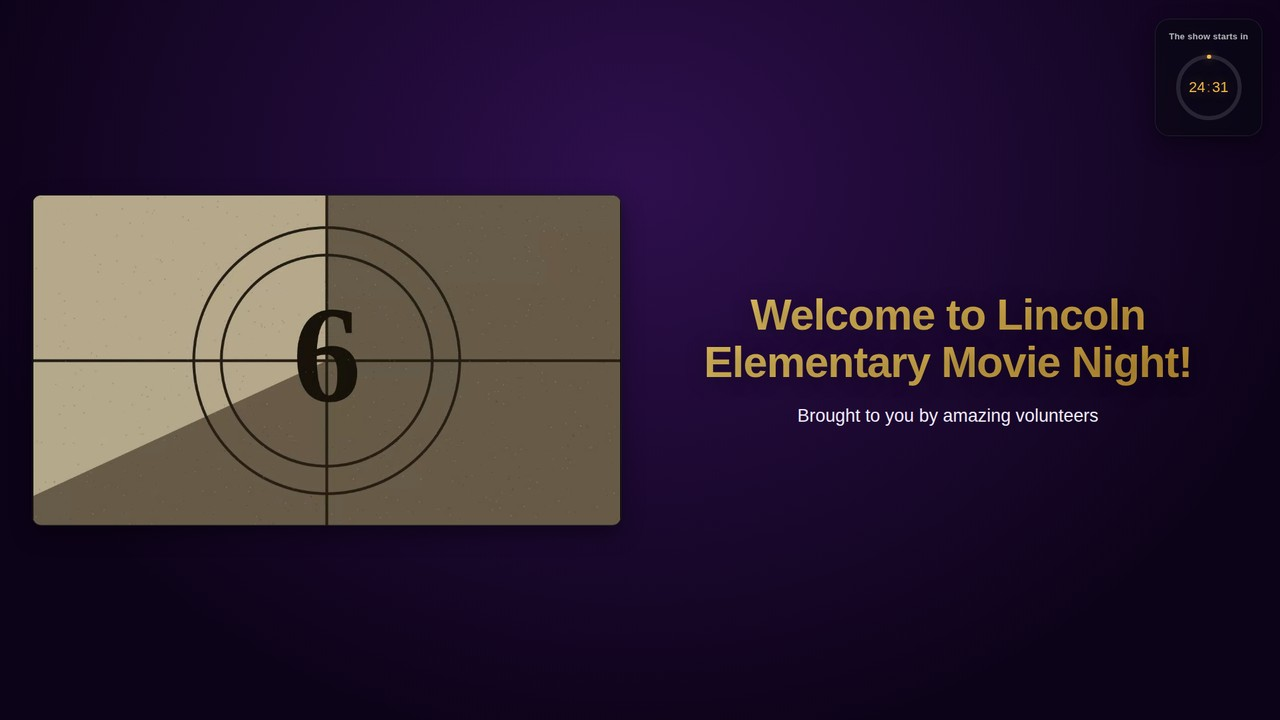
#> input picture docs/itch/screenshots/01-show-welcome-video.jpg, 1280 x 720 px, given in place of show-welcome-video.png, which was not available
$ python compose.py ../../docs/itch/screenshots/01-show-welcome-video.jpg ../../docs/itch/screenshots/02-show-trivia-question.jpg
#> lines starting #> are read from the running program, lines starting #| are printed output that depends on the picture; pictures that were not available may be replaced by others from this repository, and a replacement may not be noted
"""Builds the itch.io images in docs/itch/ from the raw shots capture.mjs saves.

    python3 tools/marketing/compose.py /tmp/mni-shots docs/itch

Needs Pillow and the DejaVu fonts (fonts-dejavu on Debian/Ubuntu).
"""
import os
import sys

from PIL import Image, ImageDraw, ImageFilter, ImageFont

S, O = sys.argv[1], sys.argv[2]
ROOT = os.path.join(os.path.dirname(os.path.abspath(__file__)), "..", "..")
FONTS = "/usr/share/fonts/truetype/dejavu"
BOLD = f"{FONTS}/DejaVuSans-Bold.ttf"
SERIF = f"{FONTS}/DejaVuSerif-Bold.ttf"
REG = f"{FONTS}/DejaVuSans.ttf"
GOLD = (255, 207, 107)
BG = (11, 9, 14)
for sub in ("features", "screenshots"):
    os.makedirs(f"{O}/{sub}", exist_ok=True)


def shot(name):
    return Image.open(f"{S}/{name}.png").convert("RGB")


def fit(im, w, h):
    """Scale to cover w x h, then center-crop."""
    r = max(w / im.width, h / im.height)
    im = im.resize((round(im.width * r), round(im.height * r)), Image.LANCZOS)
    x, y = (im.width - w) // 2, (im.height - h) // 2
    return im.crop((x, y, x + w, y + h))


def glow_text(img, xy, text, font, fill, glow, radius=10):
    layer = Image.new("RGBA", img.size, (0, 0, 0, 0))
    ImageDraw.Draw(layer).text(xy, text, font=font, fill=glow)
    layer = layer.filter(ImageFilter.GaussianBlur(radius))
    img.paste(layer, (0, 0), layer)
    ImageDraw.Draw(img).text(xy, text, font=font, fill=fill)


def phone_scene(w=1280, h=720):
    """The phone remote, on a dark stage, sized to sit above the headline band."""
    im = Image.new("RGB", (w, h), BG)
    glow = Image.new("RGB", (w, h), BG)  # soft red spotlight behind the phone
    ImageDraw.Draw(glow).ellipse([w // 2 - 420, 30, w // 2 + 420, 520], fill=(92, 24, 38))
    im.paste(glow.filter(ImageFilter.GaussianBlur(110)))
    phone = Image.open(f"{S}/remote-phone.png").convert("RGB")
    ph = 540
    phone = phone.resize((round(phone.width * ph / phone.height), ph), Image.LANCZOS)
    mask = Image.new("L", phone.size, 0)
    ImageDraw.Draw(mask).rounded_rectangle([0, 0, phone.width - 1, ph - 1], 34, fill=255)
    x, y = (w - phone.width) // 2, 24
    ImageDraw.Draw(im).rounded_rectangle([x - 10, y - 10, x + phone.width + 10, y + ph + 10], 42, fill=(24, 22, 28))
    im.paste(phone, (x, y), mask)
    return im


def feature(im, out, headline, tag, top=False):
    """A 1280x720 still with a headline band (at the top when the shot's own content sits at
    the bottom)."""
    im = fit(im, 1280, 720)
    im.save(f"{O}/screenshots/{out}", quality=90)
    d = ImageDraw.Draw(im, "RGBA")
    for y in range(0, 250):  # gradient band so the text reads on any slide
        a = int(235 * min(1, y / 140))
        d.line([(0, 249 - y if top else 470 + y), (1280, 249 - y if top else 470 + y)], fill=(6, 4, 8, a))
    y0 = 34 if top else 590
    glow_text(im, (60, y0), headline, ImageFont.truetype(BOLD, 52), (255, 255, 255), (0, 0, 0, 255), 6)
    ImageDraw.Draw(im, "RGBA").text((62, y0 + 70), tag, font=ImageFont.truetype(REG, 26), fill=GOLD + (255,))
    im.save(f"{O}/features/{out}", quality=90)


FEATURES = [
    ("show-welcome-video", "Your trailer and your slides, side by side", "Slide groups · Pop-up video"),
    ("show-trivia-question", "Trivia night before the movie", "Trivia rounds · Multiple choice"),
    ("show-trivia-answer", "…then the big reveal", "Answer slides with a fun fact"),
    ("show-hold", "“The movie will be starting shortly”", "Hold screen · Countdown to showtime"),
    ("show-intro", "Curtains up on your feature", "Feature Presentation intro"),
    ("phone", "Run the whole show from your phone", "Phone remote · Scan the QR code to connect"),
    ("wizard-themes", "A complete pre-show in about a minute", "New Show wizard · 6 theme nights"),
    ("show-concessions", "Price lists that look the part", "Concessions · List slides"),
    ("editor-slides", "Edit anything and see it live", "Slide editor · Live preview"),
    ("editor-trivia", "Write questions yourself, or with AI", "Trivia editor · Bring your own AI"),
    ("show-sponsors", "Thank sponsors and volunteers on the big screen", "PTA & school nights"),
]
for i, (name, head, tag) in enumerate(FEATURES, 1):
    im = phone_scene() if name == "phone" else shot(name)
#> in shot, returned value is the input picture: PIL image 1280x720 RGB; mean R, G, B 47, 31.2, 52.1
    feature(im, f"{i:02d}-{name}.jpg", head, tag, top=name == "show-hold")
#> in glow_text, `layer = Image.new("RGBA", img.size, (0, 0, 0, 0))`: layer: PIL image 1280x720 RGBA; every value is 0
#> in glow_text, `ImageDraw.Draw(layer).text(xy, text, font=font, fill=glow)`:
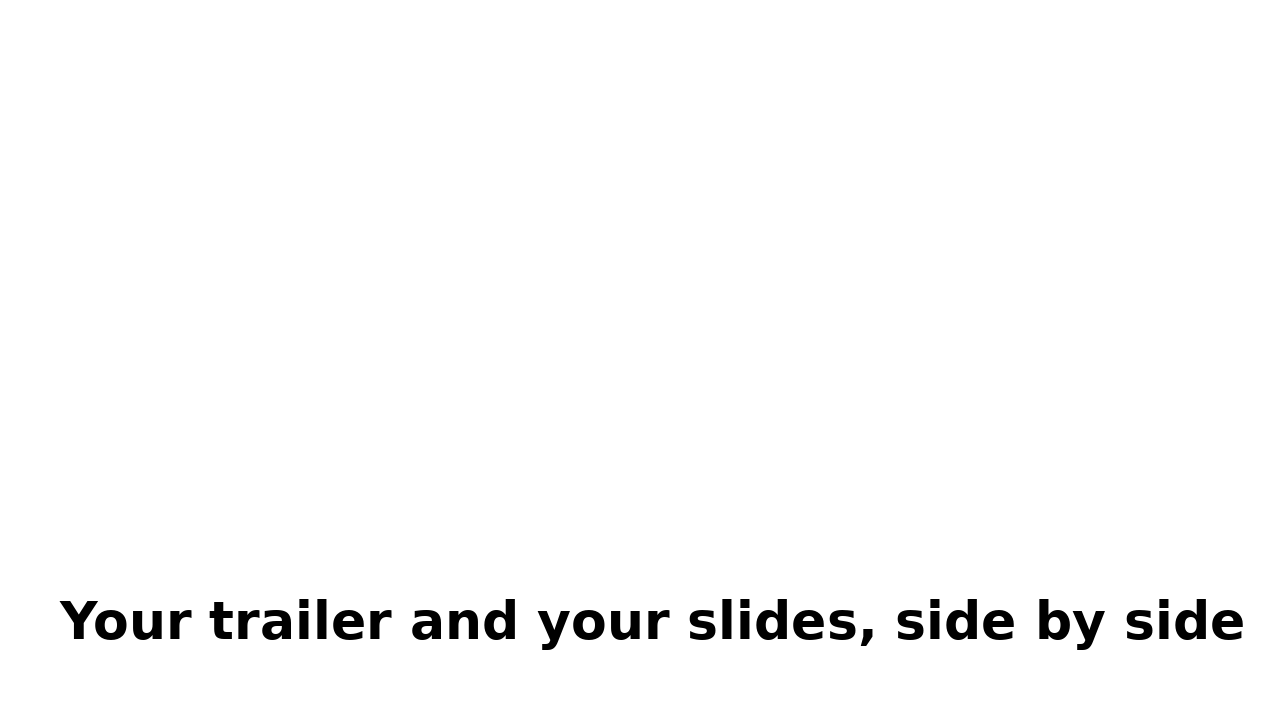
#> layer: PIL image 1280x720 RGBA; mean R, G, B, A 0, 0, 0, 5; transparent parts drawn white
#> in glow_text, `layer = layer.filter(ImageFilter.GaussianBlur(radius))`:
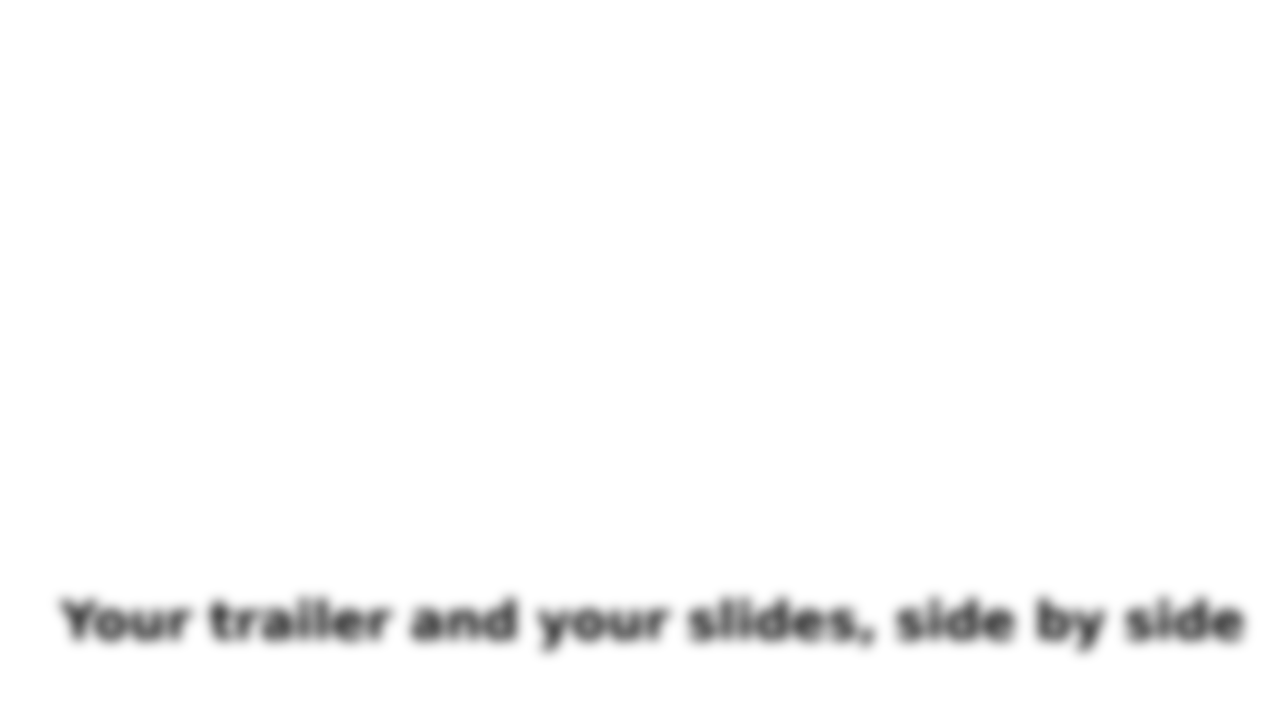
#> layer: PIL image 1280x720 RGBA; mean R, G, B, A 0, 0, 0, 5; transparent parts drawn white
#> in glow_text, `img.paste(layer, (0, 0), layer)`:
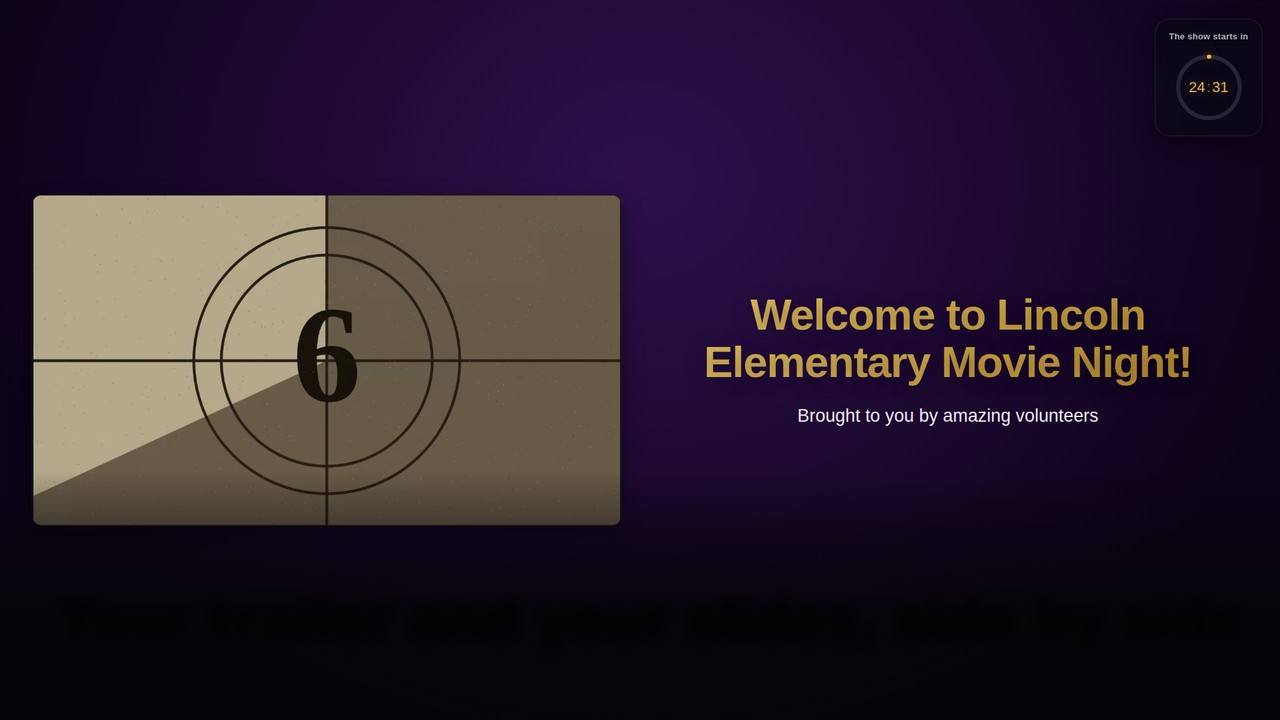
#> img: PIL image 1280x720 RGB; mean R, G, B 44, 30.6, 46.7
#> in glow_text, `ImageDraw.Draw(img).text(xy, text, font=font, fill=fill)`:
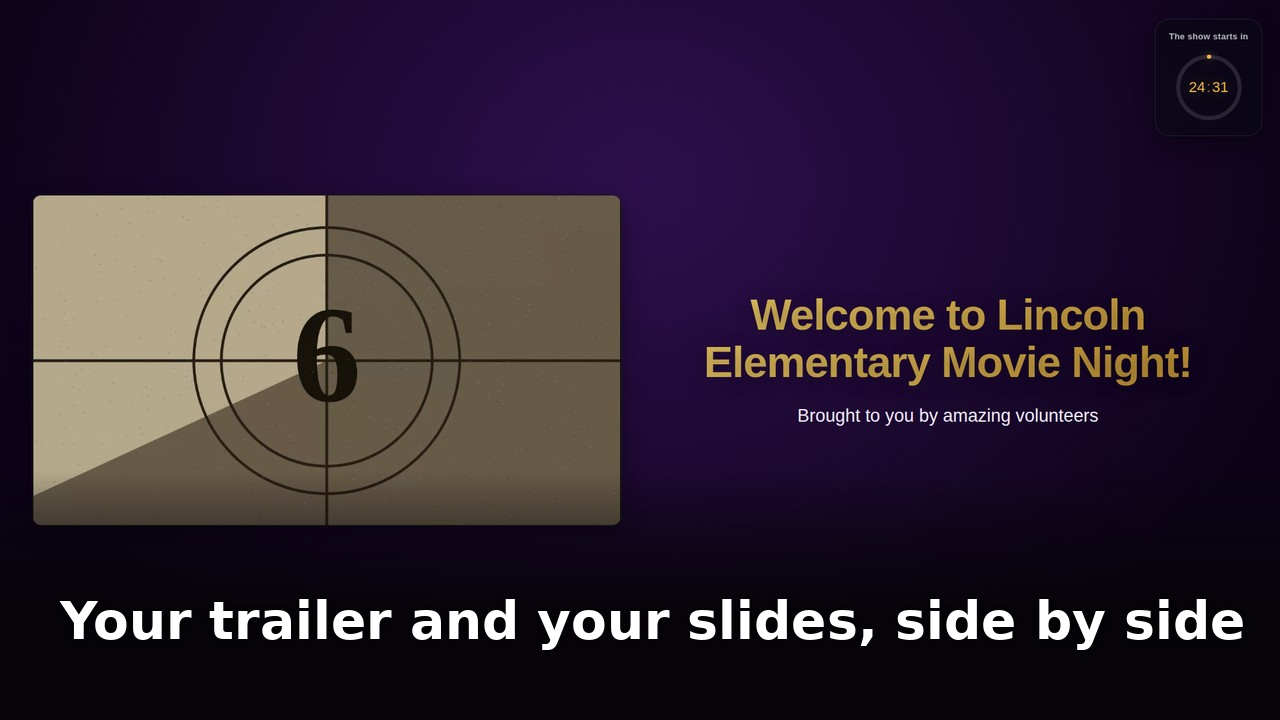
#> img: PIL image 1280x720 RGB; mean R, G, B 48.9, 35.5, 51.6
#> pass 2 of the loop `for i, (name, head, tag) in enumerate(FEATURES, 1):`:
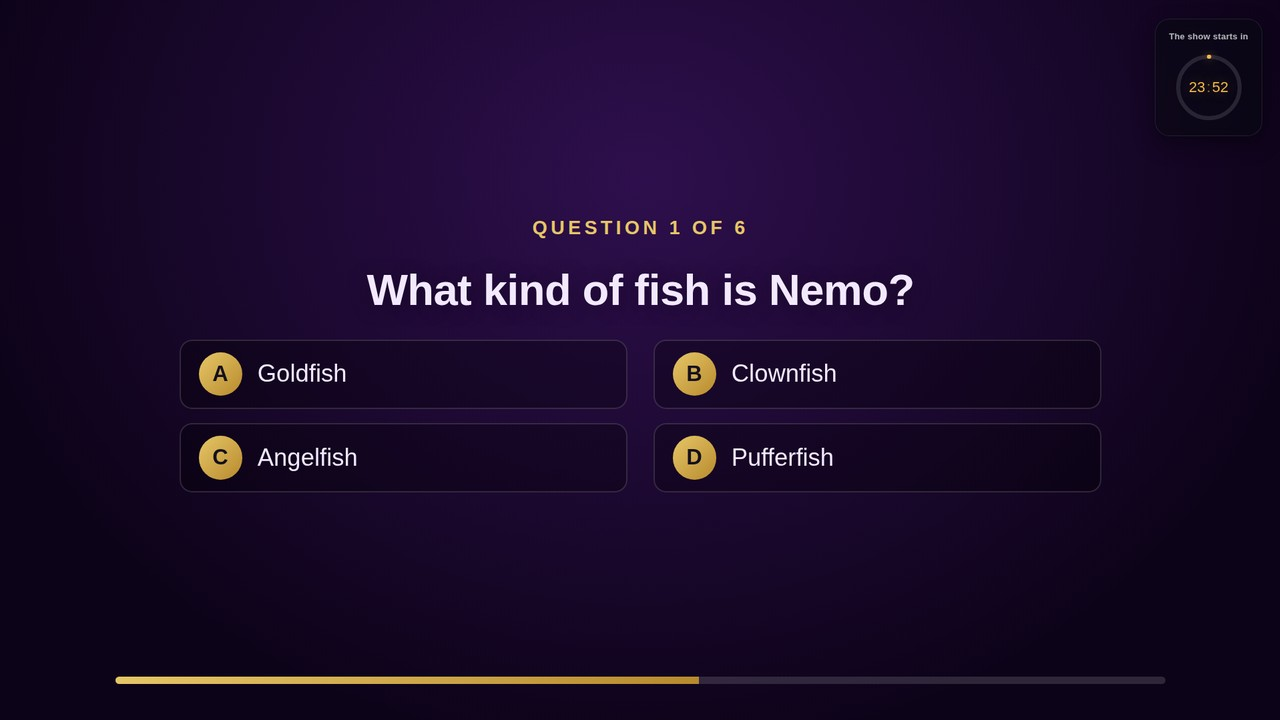
#> input picture docs/itch/screenshots/02-show-trivia-question.jpg, 1280 x 720 px, given in place of show-trivia-question.png, which was not available
#> in shot, returned value is the input picture: PIL image 1280x720 RGB; mean R, G, B 27.6, 11.2, 43.2
#> in glow_text (call 2), `layer = layer.filter(ImageFilter.GaussianBlur(radius))`:
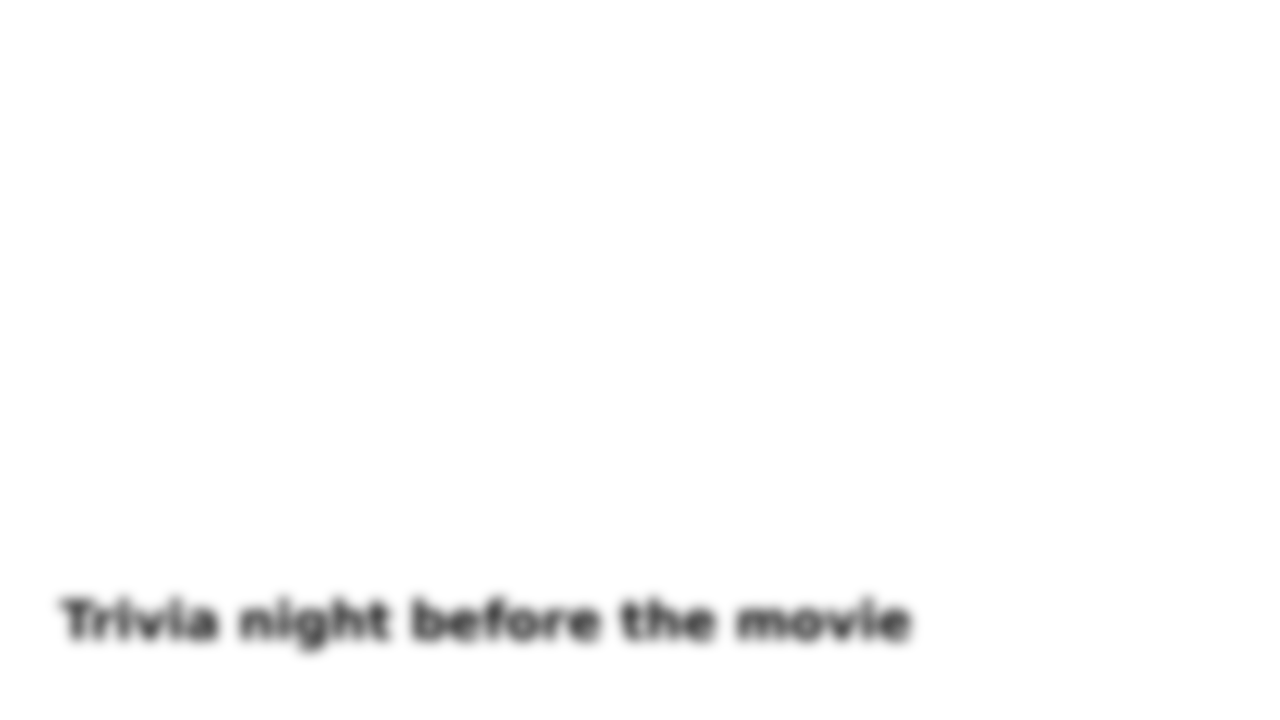
#> layer: PIL image 1280x720 RGBA; mean R, G, B, A 0, 0, 0, 3.7; transparent parts drawn white
#> in feature (call 2), `ImageDraw.Draw(im, "RGBA").text((62, y0 + 70), tag, font=ImageFont.tru..`:
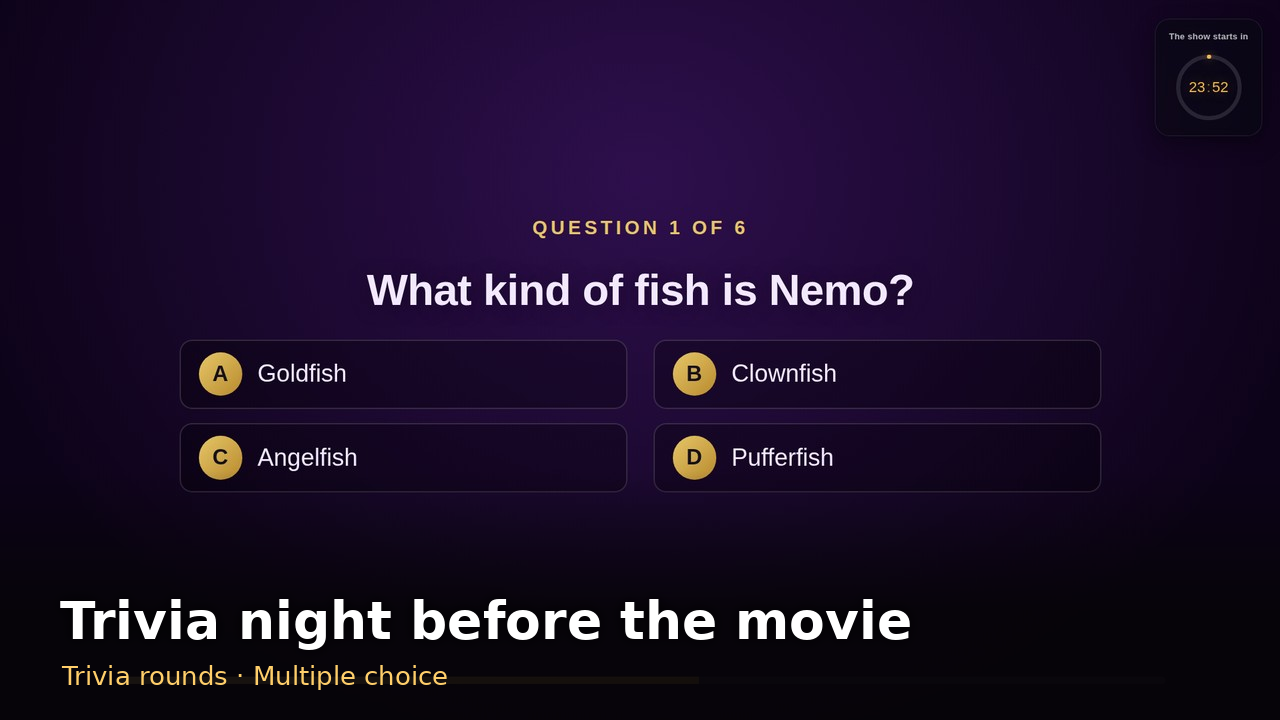
#> im: PIL image 1280x720 RGB; mean R, G, B 28.4, 14.4, 41.6
#> (the run stopped early here; a loop or call above may not have finished)
